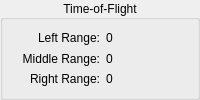
          <widget class="QGroupBox" name="data_group_box_time_of_flight">
           <property name="title">
            <string>Time-of-Flight</string>
           </property>
           <property name="alignment">
            <set>Qt::AlignCenter</set>
           </property>
           <layout class="QHBoxLayout" name="data_group_box_layout_time_of_flight">
            <item>
             <layout class="QVBoxLayout" name="data_time_of_flight_data_layout_label_name">
              <item>
               <widget class="QLabel" name="data_time_of_flight_data_label_name_range_left">
                <property name="text">
                 <string>Left Range:</string>
                </property>
                <property name="alignment">
                 <set>Qt::AlignRight|Qt::AlignTrailing|Qt::AlignVCenter</set>
                </property>
               </widget>
              </item>
              <item>
               <widget class="QLabel" name="data_time_of_flight_data_label_name_range_middle">
                <property name="text">
                 <string>Middle Range:</string>
                </property>
                <property name="alignment">
                 <set>Qt::AlignRight|Qt::AlignTrailing|Qt::AlignVCenter</set>
                </property>
               </widget>
              </item>
              <item>
               <widget class="QLabel" name="data_time_of_flight_data_label_name_range_right">
                <property name="text">
                 <string>Right Range:</string>
                </property>
                <property name="alignment">
                 <set>Qt::AlignRight|Qt::AlignTrailing|Qt::AlignVCenter</set>
                </property>
               </widget>
              </item>
             </layout>
            </item>
            <item>
             <layout class="QVBoxLayout" name="data_time_of_flight_data_layout_label_value">
              <item>
               <widget class="QLabel" name="data_time_of_flight_data_label_value_range_left">
                <property name="sizePolicy">
                 <sizepolicy hsizetype="Fixed" vsizetype="Preferred">
                  <horstretch>0</horstretch>
                  <verstretch>0</verstretch>
                 </sizepolicy>
                </property>
                <property name="minimumSize">
                 <size>
                  <width>80</width>
                  <height>0</height>
                 </size>
                </property>
                <property name="text">
                 <string>0</string>
                </property>
               </widget>
              </item>
              <item>
               <widget class="QLabel" name="data_time_of_flight_data_label_value_range_middle">
                <property name="sizePolicy">
                 <sizepolicy hsizetype="Fixed" vsizetype="Preferred">
                  <horstretch>0</horstretch>
                  <verstretch>0</verstretch>
                 </sizepolicy>
                </property>
                <property name="minimumSize">
                 <size>
                  <width>80</width>
                  <height>0</height>
                 </size>
                </property>
                <property name="text">
                 <string>0</string>
                </property>
               </widget>
              </item>
              <item>
               <widget class="QLabel" name="data_time_of_flight_data_label_value_range_right">
                <property name="sizePolicy">
                 <sizepolicy hsizetype="Fixed" vsizetype="Preferred">
                  <horstretch>0</horstretch>
                  <verstretch>0</verstretch>
                 </sizepolicy>
                </property>
                <property name="minimumSize">
                 <size>
                  <width>80</width>
                  <height>0</height>
                 </size>
                </property>
                <property name="text">
                 <string>0</string>
                </property>
               </widget>
              </item>
             </layout>
            </item>
           </layout>
          </widget>
